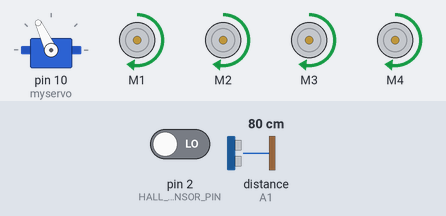
A sketch run on a simulated Arduino Uno, built with avr-gcc and run on an emulated ATmega328P. Shown: servo, 4 × DC motor (green arrow = forward, orange = backward, longer = faster). The test bench sets the inputs (shaded band); at power-on: distance to the obstacle (sensor on A1) 80 cm, pin 2 (HALL_SENSOR_PIN) LOW. The echo pulse lasts 58.3 µs per cm.

Above: at 4.0 s.
4.1 s: distance to the obstacle (sensor on A1) set to 28 cm
5.6 s: distance to the obstacle (sensor on A1) set to 24 cm
At 7.2 s:
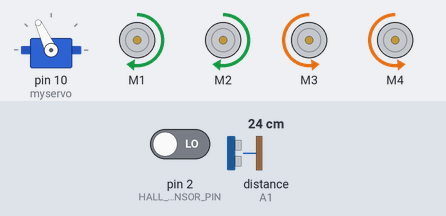
10.4 s: pin 2 (HALL_SENSOR_PIN) driven LOW
At 10.65 s:
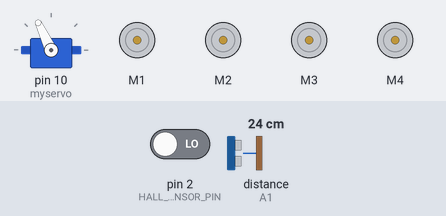
15.2 s: distance to the obstacle (sensor on A1) set to 2 cm
At 16.02 s:
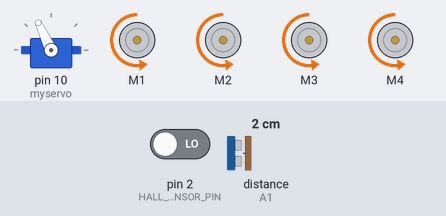
Timing chart, 0 to 65.7 s (numbered marks = the images above; inputs shaded):
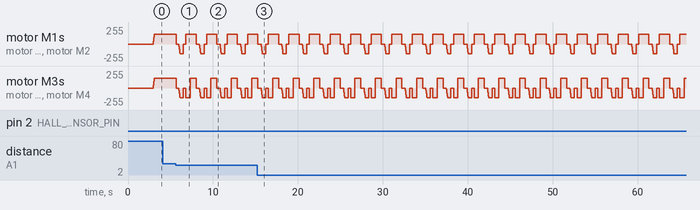

The sketch:

landminecar.ino
```cpp
#include <AFMotor.h>
#include <NewPing.h>
#include <Servo.h>

#define TRIG_PIN A0
#define ECHO_PIN A1
#define MAX_DISTANCE 100
#define MAX_SPEED 150
#define MAX_SPEED_OFFSET 20

#define HALL_SENSOR_PIN 2

NewPing sonar(TRIG_PIN, ECHO_PIN, MAX_DISTANCE);

AF_DCMotor motor1(1, MOTOR12_64KHZ);
AF_DCMotor motor2(2, MOTOR12_64KHZ);
AF_DCMotor motor3(3, MOTOR34_64KHZ);
AF_DCMotor motor4(4, MOTOR34_64KHZ);
Servo myservo;

boolean goesForward = false;
int distance = 100;
int speedSet = 0;

void setup() {
  myservo.attach(10);
  myservo.write(115);
  delay(2000);
  pinMode(HALL_SENSOR_PIN, INPUT);

  for (int i=0; i<5; i++) {
    distance = readPing();
    delay(100);
  }
}

void loop() {

  int hallValue = digitalRead(HALL_SENSOR_PIN);


  if (hallValue == HIGH) {
    moveStop();

    while (digitalRead(HALL_SENSOR_PIN) == HIGH) {
      delay(10);
    }
  }

  distance = readPing();
  if (distance <= 25) {
    moveStop();
    delay(300);
    moveBackward();
    delay(400);
    moveStop();
    delay(300);
    turnRight();
    delay(700);
    moveStop();
  } else {
    moveForward();
  }
}

int readPing() {
  delay(70);
  int cm = sonar.ping_cm();
  if (cm == 0) {
    cm = MAX_DISTANCE;
  }
  return cm;
}

void moveStop() {
  motor1.run(RELEASE);
  motor2.run(RELEASE);
  motor3.run(RELEASE);
  motor4.run(RELEASE);
}

void moveForward() {
  if (!goesForward) {
    goesForward = true;
    motor1.run(FORWARD);
    motor2.run(FORWARD);
    motor3.run(FORWARD);
    motor4.run(FORWARD);
    for (speedSet = 0; speedSet < MAX_SPEED; speedSet += 5) {
      motor1.setSpeed(speedSet);
      motor2.setSpeed(speedSet);
      motor3.setSpeed(speedSet);
      motor4.setSpeed(speedSet);
      delay(5);
    }
  }
}

void moveBackward() {
  goesForward = false;
  motor1.run(BACKWARD);
  motor2.run(BACKWARD);
  motor3.run(BACKWARD);
  motor4.run(BACKWARD);
  for (speedSet = 0; speedSet < MAX_SPEED; speedSet += 5) {
    motor1.setSpeed(speedSet);
    motor2.setSpeed(speedSet);
    motor3.setSpeed(speedSet);
    motor4.setSpeed(speedSet);
    delay(5);
  }
}

void turnRight() {
  motor1.run(FORWARD);
  motor2.run(FORWARD);
  motor3.run(BACKWARD);
  motor4.run(BACKWARD);
  delay(500);
  motor1.run(FORWARD);
  motor2.run(FORWARD);
  motor3.run(FORWARD);
  motor4.run(FORWARD);
}

void turnLeft() {
  motor1.run(BACKWARD);
  motor2.run(BACKWARD);
  motor3.run(FORWARD);
  motor4.run(FORWARD);
  delay(500);
  motor1.run(FORWARD);
  motor2.run(FORWARD);
  motor3.run(FORWARD);
  motor4.run(FORWARD);
}
```

Measured:
- the behaviour switches between 26 and 25 cm on distance to the obstacle (sensor on A1) (found by bisection; images 0 and 1)
- after the input at 4.1 s, every drawn part: stays the same
- by itself, motor M1, motor M2: repeats every 2.4 s: backward 20/255 0.01 s, backward 30/255 0.01 s, backward 40/255 0.02 s, backward 60/255 0.02 s, backward 80/255 0.02 s, backward 100/255 0.02 s, backward 120/255 0.02 s, backward 140/255 0.01 s, backward 145/255 0.40 s, stopped 0.30 s, forward 145/255 1.2 s, stopped 0.39 s
